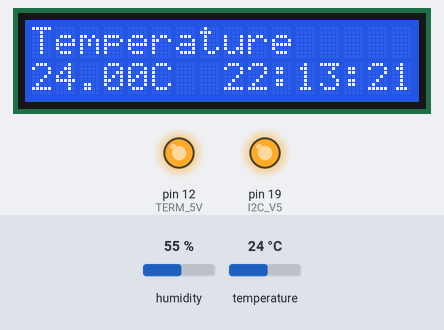
This sketch was run on a simulated Arduino Mega 2560, built with avr-gcc and run on an emulated ATmega2560. On the bench: 16×2 character LCD, output pins drawn as LEDs (lit = HIGH). The inputs (shaded band) are chosen by the test bench; at power-on: temperature 24 °C, humidity 55 %. The local clock reads 2024-03-15 10:24:30 at power-on unless the sketch sets it; pins used as bus, display or sensor lines are not drawn.

Above: at 1.2 s.
1.3 s: temperature set to 11 °C
At 3.8 s:
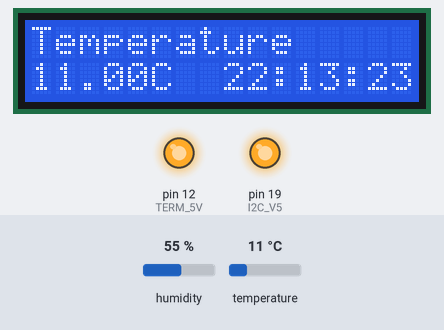
5.5 s: temperature set to 8 °C
At 7.8 s:
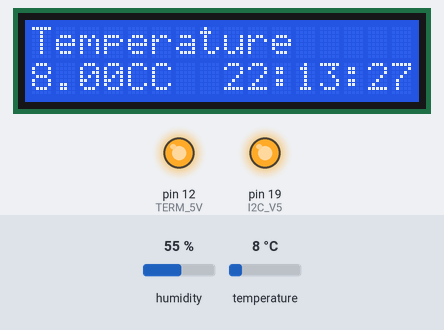
11.5 s: humidity set to 22 %
At 17.4 s:
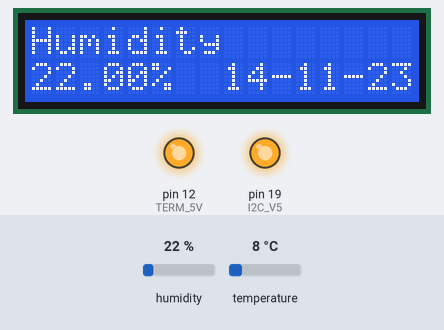
17.5 s: humidity set to 40 %
At 19.8 s:
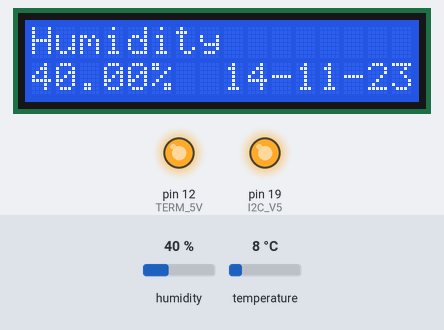
Timing chart, 0 to 21.3 s (numbered marks = the images above; inputs shaded):
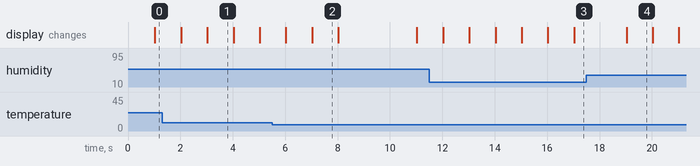

The sketch:

termo-meter.ino
```cpp
// Analog Out TermoResister
const int TERM_PIN = 11;
const int TERM_5V = 12;
const int TERM_GND = 13;
// TermoResister Variables
float temperature;
float humidity;
// Library for Temperature Module DHT
#include <DHT.h>
DHT dht(TERM_PIN, DHT11);

// Digital Out to Battery Module
const int BATTERY_VCC = 53;
const int BATTERY_GND = 51;
const int BATTERY_CLK = 49;
const int BATTERY_DAT = 47;
const int BATTERY_RST = 45;
// Include Library for Battery Clock DS1302
#include <Wire.h>
#include <iarduino_RTC.h>
// Initialization of DS1302
iarduino_RTC rtc(RTC_DS1302, BATTERY_RST, BATTERY_CLK, BATTERY_DAT);
// Set Current Date and Time
const char* strM = "JanFebMarAprMayJunJulAugSepOctNovDec";
const char* sysT = __TIME__;
const char* sysD = __DATE__;
// Convert Current Date and Time to Variables
const int sysSeconds = (sysT[6] - 48) * 10 + (sysT[7] - 48);
const int sysMinutes = (sysT[3] - 48) * 10 + (sysT[4] - 48);
const int sysHours = (sysT[0] - 48) * 10 + (sysT[1] - 48);
const int sysDay = (sysD[4] - 48) * 10 + (sysD[5] - 48);
const int sysMonth = ((int)memmem(strM, 36, sysD, 3) + 3 - (int)&strM[0]) / 3;
const int sysYear = (sysD[9] - 48) * 10 + (sysD[10] - 48);
// Set Variables for Time
char* timeDisplay;

// Digital Out Numbers to LCD Screen
const int I2C_GND = 18;
const int I2C_V5 = 19;
const int I2C_SDA = 20;
const int I2C_SCL = 21;
// Libraries for LCD
#include <LiquidCrystal_I2C.h>
#include <Wire.h>
// Set LCD Screen's number of I2C Channel, Columns and Rows
LiquidCrystal_I2C lcd(0x27, 16, 2);
// Counter for Millis
int count = 0;

void setup() {
	// Set TermoResister Pins to Output/Input
	pinMode(TERM_GND, OUTPUT);
	pinMode(TERM_PIN, INPUT);
	pinMode(TERM_5V, OUTPUT);
	// Set TermoResister Power Supply
	digitalWrite(TERM_GND, LOW);
	digitalWrite(TERM_5V, HIGH);
	// Start Module DHT
	dht.begin();

	// Set Battery Clock Pins to Output Mode
	pinMode(BATTERY_VCC, OUTPUT);
	pinMode(BATTERY_GND, OUTPUT);
	// Set Battery Clock Power Supply
	digitalWrite(BATTERY_VCC, HIGH);
	digitalWrite(BATTERY_GND, LOW);
	// Set Clock to Run
	rtc.begin();
	// Set Current Time and Date
	if (rtc.Hours != sysHours || rtc.minutes != sysMinutes) {
		rtc.settime(sysSeconds, sysMinutes, sysHours, sysDay, sysMonth,	sysYear);
	}

	// Set LCD Pins to Output Mode
	pinMode(I2C_V5, OUTPUT);
	pinMode(I2C_GND, OUTPUT);
	// Set LCD Power Supply
	digitalWrite(I2C_V5, HIGH);
	digitalWrite(I2C_GND, LOW);
	// Start LCD Screen
	lcd.init();
	lcd.backlight();
}

void loop() {
	// Get TermoResister Readings
	temperature = dht.readTemperature();
	humidity = dht.readHumidity();

	// Print Readings on LCD Screen
	if (millis() % 1000 == 0) {
		if (count < 7) {
			// Print Temperature For 4 Seconds
			lcd.setCursor(0, 0);
			lcd.print("Temperature");
			lcd.setCursor(0, 1);
			lcd.print(String(temperature) + "C");
			lcd.setCursor(8, 1);
			lcd.print(rtc.gettime("H:i:s"));
		} else if (count < 10) {
			// Print Humidity Every 5 Seconds
			lcd.setCursor(0, 0);
			lcd.print("Humidity   ");
			lcd.setCursor(0, 1);
			lcd.print(String(humidity) + "% ");
			lcd.setCursor(8, 1);
			lcd.print(rtc.gettime("d-m-y"));
		} else {
			count = 0;
		}
		count += 1;
		// lcd.print(screenFirstLine);
		// lcd.print(screenFirstLine);
	}
}
```

Measured:
- the behaviour switches between 10 and 9 °C on temperature (found by bisection; images 1 and 2)
- after the input at 5.5 s, the display: first differs from a run without the input after 1.5 s (image 2)
- what the display in image 1 shows lasts 1.0 s, from 3.0 s to 4.0 s
